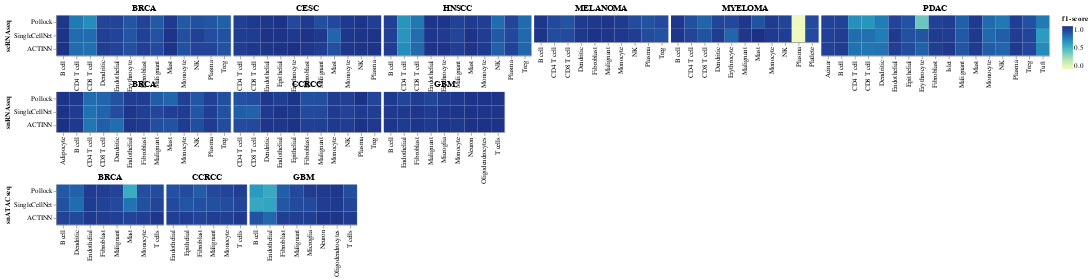

Write notebook code for a chart like this one.
### Code cell
# for dtype, d in pred_map.items():
d = pred_map['scRNAseq']
combined = None
for i, dtype in enumerate(dtype_order):
    d = pred_map[dtype]
    row = None
    for disease, m in d.items():
        df = build_f1_matrix(m)
        df['method'] = df.index.to_list()
        df = df.melt(id_vars=['method'])
        df.columns = ['method', 'cell type', 'f1-score']
        keep_x = True if i == len(pred_map) - 1 else False
        if row is None:
            row = get_cell_f1_heatmap(df, y_title=dtype, title=disease)
        else:
            row = alt.hconcat(row, get_cell_f1_heatmap(df, keep_y=False, title=disease), spacing=2)
            
    if combined is None:
        combined = row
    else:
        combined = alt.vconcat(combined, row, spacing=-35)
combined

### Figure 1 — Vega-Lite specification as saved in the notebook (floating-point values rounded to 4 significant figures)
{"config": {"view": {"continuousWidth": 400, "continuousHeight": 300}}, "vconcat": [{"vconcat": [{"hconcat": [{"hconcat": [{"hconcat": [{"hconcat": [{"hconcat": [{"data": {"name": "data-39964e702b437fd45ea69cd9dad00f1a"}, "mark": "rect", "encoding": {"color": {"type": "quantitative", "field": "f1-score"}, "x": {"type": "nominal", "field": "cell type", "title": ""}, "y": {"type": "nominal", "field": "method", "sort": ["Pollock"], "title": "scRNAseq"}}, "title": "BRCA"}, {"data": {"name": "data-47da8ca9fcfe01013e0a99031fb39e02"}, "mark": "rect", "encoding": {"color": {"type": "quantitative", "field": "f1-score"}, "x": {"type": "nominal", "field": "cell type", "title": ""}, "y": {"type": "nominal", "axis": null, "field": "method", "sort": ["Pollock"], "title": ""}}, "title": "CESC"}], "spacing": 2}, {"data": {"name": "data-61974b8d3fea1f0e4105abe06caaa574"}, "mark": "rect", "encoding": {"color": {"type": "quantitative", "field": "f1-score"}, "x": {"type": "nominal", "field": "cell type", "title": ""}, "y": {"type": "nominal", "axis": null, "field": "method", "sort": ["Pollock"], "title": ""}}, "title": "HNSCC"}], "spacing": 2}, {"data": {"name": "data-255375f0640e1d8aa31bccdd1e450cf1"}, "mark": "rect", "encoding": {"color": {"type": "quantitative", "field": "f1-score"}, "x": {"type": "nominal", "field": "cell type", "title": ""}, "y": {"type": "nominal", "axis": null, "field": "method", "sort": ["Pollock"], "title": ""}}, "title": "MELANOMA"}], "spacing": 2}, {"data": {"name": "data-4416a432e1360dabd7952b52431b20a7"}, "mark": "rect", "encoding": {"color": {"type": "quantitative", "field": "f1-score"}, "x": {"type": "nominal", "field": "cell type", "title": ""}, "y": {"type": "nominal", "axis": null, "field": "method", "sort": ["Pollock"], "title": ""}}, "title": "MYELOMA"}], "spacing": 2}, {"data": {"name": "data-abfecbab52ade8d6d69222c680bd7b1c"}, "mark": "rect", "encoding": {"color": {"type": "quantitative", "field": "f1-score"}, "x": {"type": "nominal", "field": "cell type", "title": ""}, "y": {"type": "nominal", "axis": null, "field": "method", "sort": ["Pollock"], "title": ""}}, "title": "PDAC"}], "spacing": 2}, {"hconcat": [{"hconcat": [{"data": {"name": "data-ad7c455fe91340244d2ee9becb1035f6"}, "mark": "rect", "encoding": {"color": {"type": "quantitative", "field": "f1-score"}, "x": {"type": "nominal", "field": "cell type", "title": ""}, "y": {"type": "nominal", "field": "method", "sort": ["Pollock"], "title": "snRNAseq"}}, "title": "BRCA"}, {"data": {"name": "data-9700ee2e45164831894a51f384ff7534"}, "mark": "rect", "encoding": {"color": {"type": "quantitative", "field": "f1-score"}, "x": {"type": "nominal", "field": "cell type", "title": ""}, "y": {"type": "nominal", "axis": null, "field": "method", "sort": ["Pollock"], "title": ""}}, "title": "CCRCC"}], "spacing": 2}, {"data": {"name": "data-a5d00d9034bec0935d96684305b57fa3"}, "mark": "rect", "encoding": {"color": {"type": "quantitative", "field": "f1-score"}, "x": {"type": "nominal", "field": "cell type", "title": ""}, "y": {"type": "nominal", "axis": null, "field": "method", "sort": ["Pollock"], "title": ""}}, "title": "GBM"}], "spacing": 2}], "spacing": -35}, {"hconcat": [{"hconcat": [{"data": {"name": "data-97c0888827293fa8a0ead4353bf859a8"}, "mark": "rect", "encoding": {"color": {"type": "quantitative", "field": "f1-score"}, "x": {"type": "nominal", "field": "cell type", "title": ""}, "y": {"type": "nominal", "field": "method", "sort": ["Pollock"], "title": "snATACseq"}}, "title": "BRCA"}, {"data": {"name": "data-4ac0d113edbe4f603cecb6eae0f0aab3"}, "mark": "rect", "encoding": {"color": {"type": "quantitative", "field": "f1-score"}, "x": {"type": "nominal", "field": "cell type", "title": ""}, "y": {"type": "nominal", "axis": null, "field": "method", "sort": ["Pollock"], "title": ""}}, "title": "CCRCC"}], "spacing": 2}, {"data": {"name": "data-af858f4e0358610adcd7033fa3d1651f"}, "mark": "rect", "encoding": {"color": {"type": "quantitative", "field": "f1-score"}, "x": {"type": "nominal", "field": "cell type", "title": ""}, "y": {"type": "nominal", "axis": null, "field": "method", "sort": ["Pollock"], "title": ""}}, "title": "GBM"}], "spacing": 2}], "spacing": -35, "$schema": "https://vega.github.io/schema/vega-lite/v4.8.1.json", "datasets": {"data-39964e702b437fd45ea69cd9dad00f1a": [{"method": "SingleCellNet", "cell type": "B cell", "f1-score": 0.9891}, {"method": "ACTINN", "cell type": "B cell", "f1-score": 0.994}, {"method": "Pollock", "cell type": "B cell", "f1-score": 0.975}, {"method": "SingleCellNet", "cell type": "CD4 T cell", "f1-score": 0.7697}, {"method": "ACTINN", "cell type": "CD4 T cell", "f1-score": 0.7735}, {"method": "Pollock", "cell type": "CD4 T cell", "f1-score": 0.7273}, {"method": "SingleCellNet", "cell type": "CD8 T cell", "f1-score": 0.7732}, {"method": "ACTINN", "cell type": "CD8 T cell", "f1-score": 0.7544}, {"method": "Pollock", "cell type": "CD8 T cell", "f1-score": 0.666}, {"method": "SingleCellNet", "cell type": "Dendritic", "f1-score": 0.9323}, {"method": "ACTINN", "cell type": "Dendritic", "f1-score": 0.9377}, {"method": "Pollock", "cell type": "Dendritic", "f1-score": 0.9114}, {"method": "SingleCellNet", "cell type": "Endothelial", "f1-score": 0.9158}, {"method": "ACTINN", "cell type": "Endothelial", "f1-score": 0.9225}, {"method": "Pollock", "cell type": "Endothelial", "f1-score": 0.9189}, {"method": "SingleCellNet", "cell type": "Erythrocyte", "f1-score": 0.8518}, {"method": "ACTINN", "cell type": "Erythrocyte", "f1-score": 0.87}, {"method": "Pollock", "cell type": "Erythrocyte", "f1-score": 0.8481}, {"method": "SingleCellNet", "cell type": "Fibroblast", "f1-score": 0.9258}, {"method": "ACTINN", "cell type": "Fibroblast", "f1-score": 0.9322}, {"method": "Pollock", "cell type": "Fibroblast", "f1-score": 0.9242}, {"method": "SingleCellNet", "cell type": "Malignant", "f1-score": 0.8607}, {"method": "ACTINN", "cell type": "Malignant", "f1-score": 0.8878}, {"method": "Pollock", "cell type": "Malignant", "f1-score": 0.8406}, {"method": "SingleCellNet", "cell type": "Mast", "f1-score": 0.986}, {"method": "ACTINN", "cell type": "Mast", "f1-score": 0.9815}, {"method": "Pollock", "cell type": "Mast", "f1-score": 0.961}, {"method": "SingleCellNet", "cell type": "Monocyte", "f1-score": 0.8716}, {"method": "ACTINN", "cell type": "Monocyte", "f1-score": 0.8661}, {"method": "Pollock", "cell type": "Monocyte", "f1-score": 0.8359}, {"method": "SingleCellNet", "cell type": "NK", "f1-score": 0.9292}, {"method": "ACTINN", "cell type": "NK", "f1-score": 0.9164}, {"method": "Pollock", "cell type": "NK", "f1-score": 0.8665}, {"method": "SingleCellNet", "cell type": "Plasma", "f1-score": 0.8782}, {"method": "ACTINN", "cell type": "Plasma", "f1-score": 0.9133}, {"method": "Pollock", "cell type": "Plasma", "f1-score": 0.8506}, {"method": "SingleCellNet", "cell type": "Treg", "f1-score": 0.8647}, {"method": "ACTINN", "cell type": "Treg", "f1-score": 0.8606}, {"method": "Pollock", "cell type": "Treg", "f1-score": 0.8156}], "data-47da8ca9fcfe01013e0a99031fb39e02": [{"method": "SingleCellNet", "cell type": "CD4 T cell", "f1-score": 0.9456}, {"method": "ACTINN", "cell type": "CD4 T cell", "f1-score": 0.9461}, {"method": "Pollock", "cell type": "CD4 T cell", "f1-score": 0.9382}, {"method": "SingleCellNet", "cell type": "CD8 T cell", "f1-score": 0.9518}, {"method": "ACTINN", "cell type": "CD8 T cell", "f1-score": 0.9659}, {"method": "Pollock", "cell type": "CD8 T cell", "f1-score": 0.9645}, {"method": "SingleCellNet", "cell type": "Endothelial", "f1-score": 0.9914}, {"method": "ACTINN", "cell type": "Endothelial", "f1-score": 0.978}, {"method": "Pollock", "cell type": "Endothelial", "f1-score": 0.9736}, {"method": "SingleCellNet", "cell type": "Epithelial", "f1-score": 0.99}, {"method": "ACTINN", "cell type": "Epithelial", "f1-score": 0.9901}, {"method": "Pollock", "cell type": "Epithelial", "f1-score": 0.9891}, {"method": "SingleCellNet", "cell type": "Erythrocyte", "f1-score": 0.9655}, {"method": "ACTINN", "cell type": "Erythrocyte", "f1-score": 1.0}, {"method": "Pollock", "cell type": "Erythrocyte", "f1-score": 0.8966}, {"method": "SingleCellNet", "cell type": "Fibroblast", "f1-score": 0.9909}, {"method": "ACTINN", "cell type": "Fibroblast", "f1-score": 0.9755}, {"method": "Pollock", "cell type": "Fibroblast", "f1-score": 0.9586}, {"method": "SingleCellNet", "cell type": "Malignant", "f1-score": 0.9654}, {"method": "ACTINN", "cell type": "Malignant", "f1-score": 0.9459}, {"method": "Pollock", "cell type": "Malignant", "f1-score": 0.8798}, {"method": "SingleCellNet", "cell type": "Mast", "f1-score": 0.7887}, {"method": "ACTINN", "cell type": "Mast", "f1-score": 0.871}, {"method": "Pollock", "cell type": "Mast", "f1-score": 0.9}, {"method": "SingleCellNet", "cell type": "Monocyte", "f1-score": 0.9736}, {"method": "ACTINN", "cell type": "Monocyte", "f1-score": 0.9714}, {"method": "Pollock", "cell type": "Monocyte", "f1-score": 0.9649}, {"method": "SingleCellNet", "cell type": "NK", "f1-score": 0.9838}, {"method": "ACTINN", "cell type": "NK", "f1-score": 0.984}, {"method": "Pollock", "cell type": "NK", "f1-score": 0.9771}, {"method": "SingleCellNet", "cell type": "Plasma", "f1-score": 0.985}, {"method": "ACTINN", "cell type": "Plasma", "f1-score": 0.9841}, {"method": "Pollock", "cell type": "Plasma", "f1-score": 0.9377}], "data-61974b8d3fea1f0e4105abe06caaa574": [{"method": "SingleCellNet", "cell type": "B cell", "f1-score": 0.9355}, {"method": "ACTINN", "cell type": "B cell", "f1-score": 0.9441}, {"method": "Pollock", "cell type": "B cell", "f1-score": 0.9342}, {"method": "SingleCellNet", "cell type": "CD4 T cell", "f1-score": 0.6315}, {"method": "ACTINN", "cell type": "CD4 T cell", "f1-score": 0.6615}, {"method": "Pollock", "cell type": "CD4 T cell", "f1-score": 0.6322}, {"method": "SingleCellNet", "cell type": "CD8 T cell", "f1-score": 0.7681}, {"method": "ACTINN", "cell type": "CD8 T cell", "f1-score": 0.7753}, {"method": "Pollock", "cell type": "CD8 T cell", "f1-score": 0.7307}, {"method": "SingleCellNet", "cell type": "Endothelial", "f1-score": 0.9751}, {"method": "ACTINN", "cell type": "Endothelial", "f1-score": 0.981}, {"method": "Pollock", "cell type": "Endothelial", "f1-score": 0.977}, {"method": "SingleCellNet", "cell type": "Erythrocyte", "f1-score": 0.9602}, {"method": "ACTINN", "cell type": "Erythrocyte", "f1-score": 0.9849}, {"method": "Pollock", "cell type": "Erythrocyte", "f1-score": 0.9799}, {"method": "SingleCellNet", "cell type": "Malignant", "f1-score": 0.9116}, {"method": "ACTINN", "cell type": "Malignant", "f1-score": 0.9409}, {"method": "Pollock", "cell type": "Malignant", "f1-score": 0.9219}, {"method": "SingleCellNet", "cell type": "Mast", "f1-score": 0.9861}, {"method": "ACTINN", "cell type": "Mast", "f1-score": 0.9869}, {"method": "Pollock", "cell type": "Mast", "f1-score": 0.9541}, {"method": "SingleCellNet", "cell type": "Monocyte", "f1-score": 0.9456}, {"method": "ACTINN", "cell type": "Monocyte", "f1-score": 0.9563}, {"method": "Pollock", "cell type": "Monocyte", "f1-score": 0.9422}, {"method": "SingleCellNet", "cell type": "NK", "f1-score": 0.8363}, {"method": "ACTINN", "cell type": "NK", "f1-score": 0.8152}, {"method": "Pollock", "cell type": "NK", "f1-score": 0.7721}, {"method": "SingleCellNet", "cell type": "Plasma", "f1-score": 0.8988}, {"method": "ACTINN", "cell type": "Plasma", "f1-score": 0.9245}, {"method": "Pollock", "cell type": "Plasma", "f1-score": 0.912}, {"method": "SingleCellNet", "cell type": "Treg", "f1-score": 0.7851}, {"method": "ACTINN", "cell type": "Treg", "f1-score": 0.7897}, {"method": "Pollock", "cell type": "Treg", "f1-score": 0.7786}], "data-255375f0640e1d8aa31bccdd1e450cf1": [{"method": "SingleCellNet", "cell type": "B cell", "f1-score": 0.9821}, {"method": "Pollock", "cell type": "B cell", "f1-score": 0.9739}, {"method": "SingleCellNet", "cell type": "CD4 T cell", "f1-score": 0.8873}, {"method": "Pollock", "cell type": "CD4 T cell", "f1-score": 0.8915}, {"method": "SingleCellNet", "cell type": "CD8 T cell", "f1-score": 0.8902}, {"method": "Pollock", "cell type": "CD8 T cell", "f1-score": 0.8533}, {"method": "SingleCellNet", "cell type": "Dendritic", "f1-score": 0.9689}, {"method": "Pollock", "cell type": "Dendritic", "f1-score": 0.9549}, {"method": "SingleCellNet", "cell type": "Fibroblast", "f1-score": 0.9898}, {"method": "Pollock", "cell type": "Fibroblast", "f1-score": 0.9697}, {"method": "SingleCellNet", "cell type": "Malignant", "f1-score": 0.9791}, {"method": "Pollock", "cell type": "Malignant", "f1-score": 0.9791}, {"method": "SingleCellNet", "cell type": "Monocyte", "f1-score": 0.9659}, {"method": "Pollock", "cell type": "Monocyte", "f1-score": 0.9529}, {"method": "SingleCellNet", "cell type": "NK", "f1-score": 0.9469}, {"method": "Pollock", "cell type": "NK", "f1-score": 0.8854}, {"method": "SingleCellNet", "cell type": "Plasma", "f1-score": 0.8824}, {"method": "Pollock", "cell type": "Plasma", "f1-score": 0.8571}, {"method": "SingleCellNet", "cell type": "Treg", "f1-score": 0.8657}, {"method": "Pollock", "cell type": "Treg", "f1-score": 0.8889}], "data-4416a432e1360dabd7952b52431b20a7": [{"method": "SingleCellNet", "cell type": "B cell", "f1-score": 0.9769}, {"method": "Pollock", "cell type": "B cell", "f1-score": 0.9717}, {"method": "SingleCellNet", "cell type": "CD4 T cell", "f1-score": 0.9091}, {"method": "Pollock", "cell type": "CD4 T cell", "f1-score": 0.8721}, {"method": "SingleCellNet", "cell type": "CD8 T cell", "f1-score": 0.8591}, {"method": "Pollock", "cell type": "CD8 T cell", "f1-score": 0.7964}, {"method": "SingleCellNet", "cell type": "Dendritic", "f1-score": 0.9441}, {"method": "Pollock", "cell type": "Dendritic", "f1-score": 0.9081}, {"method": "SingleCellNet", "cell type": "Erythrocyte", "f1-score": 0.7907}, {"method": "Pollock", "cell type": "Erythrocyte", "f1-score": 0.9}, {"method": "SingleCellNet", "cell type": "Malignant", "f1-score": 0.9729}, {"method": "Pollock", "cell type": "Malignant", "f1-score": 0.9749}, {"method": "SingleCellNet", "cell type": "Mast", "f1-score": 1.0}, {"method": "Pollock", "cell type": "Mast", "f1-score": 0.8571}, {"method": "SingleCellNet", "cell type": "Monocyte", "f1-score": 0.9602}, {"method": "Pollock", "cell type": "Monocyte", "f1-score": 0.9494}, {"method": "SingleCellNet", "cell type": "NK", "f1-score": 0.9388}, {"method": "Pollock", "cell type": "NK", "f1-score": 0.9084}, {"method": "SingleCellNet", "cell type": "Plasma", "f1-score": 0.0}, {"method": "Pollock", "cell type": "Plasma", "f1-score": 0.0}, {"method": "SingleCellNet", "cell type": "Platlete", "f1-score": 0.8889}, {"method": "Pollock", "cell type": "Platlete", "f1-score": 0.8889}], "data-abfecbab52ade8d6d69222c680bd7b1c": [{"method": "SingleCellNet", "cell type": "Acinar", "f1-score": 0.9259}, {"method": "ACTINN", "cell type": "Acinar", "f1-score": 0.9273}, {"method": "Pollock", "cell type": "Acinar", "f1-score": 0.9207}, {"method": "SingleCellNet", "cell type": "B cell", "f1-score": 0.9473}, {"method": "ACTINN", "cell type": "B cell", "f1-score": 0.9467}, {"method": "Pollock", "cell type": "B cell", "f1-score": 0.9206}, {"method": "SingleCellNet", "cell type": "CD4 T cell", "f1-score": 0.7632}, {"method": "ACTINN", "cell type": "CD4 T cell", "f1-score": 0.7524}, {"method": "Pollock", "cell type": "CD4 T cell", "f1-score": 0.6508}, {"method": "SingleCellNet", "cell type": "CD8 T cell", "f1-score": 0.7556}, {"method": "ACTINN", "cell type": "CD8 T cell", "f1-score": 0.7361}, {"method": "Pollock", "cell type": "CD8 T cell", "f1-score": 0.6331}, {"method": "SingleCellNet", "cell type": "Dendritic", "f1-score": 0.716}, {"method": "ACTINN", "cell type": "Dendritic", "f1-score": 0.7475}, {"method": "Pollock", "cell type": "Dendritic", "f1-score": 0.7154}, {"method": "SingleCellNet", "cell type": "Endothelial", "f1-score": 0.9538}, {"method": "ACTINN", "cell type": "Endothelial", "f1-score": 0.9464}, {"method": "Pollock", "cell type": "Endothelial", "f1-score": 0.9183}, {"method": "SingleCellNet", "cell type": "Epithelial", "f1-score": 0.865}, {"method": "ACTINN", "cell type": "Epithelial", "f1-score": 0.8805}, {"method": "Pollock", "cell type": "Epithelial", "f1-score": 0.862}, {"method": "SingleCellNet", "cell type": "Erythrocyte", "f1-score": 0.8551}, {"method": "ACTINN", "cell type": "Erythrocyte", "f1-score": 0.8061}, {"method": "Pollock", "cell type": "Erythrocyte", "f1-score": 0.3929}, {"method": "SingleCellNet", "cell type": "Fibroblast", "f1-score": 0.9515}, {"method": "ACTINN", "cell type": "Fibroblast", "f1-score": 0.9378}, {"method": "Pollock", "cell type": "Fibroblast", "f1-score": 0.9257}, {"method": "SingleCellNet", "cell type": "Islet", "f1-score": 0.9466}, {"method": "ACTINN", "cell type": "Islet", "f1-score": 0.9639}, {"method": "Pollock", "cell type": "Islet", "f1-score": 0.9434}, {"method": "SingleCellNet", "cell type": "Malignant", "f1-score": 0.8388}, {"method": "ACTINN", "cell type": "Malignant", "f1-score": 0.8487}, {"method": "Pollock", "cell type": "Malignant", "f1-score": 0.8154}, {"method": "SingleCellNet", "cell type": "Mast", "f1-score": 0.9639}, {"method": "ACTINN", "cell type": "Mast", "f1-score": 0.9565}, {"method": "Pollock", "cell type": "Mast", "f1-score": 0.9526}, {"method": "SingleCellNet", "cell type": "Monocyte", "f1-score": 0.7803}, {"method": "ACTINN", "cell type": "Monocyte", "f1-score": 0.8188}, {"method": "Pollock", "cell type": "Monocyte", "f1-score": 0.7778}, {"method": "SingleCellNet", "cell type": "NK", "f1-score": 0.8167}, {"method": "ACTINN", "cell type": "NK", "f1-score": 0.7919}, {"method": "Pollock", "cell type": "NK", "f1-score": 0.7318}, {"method": "SingleCellNet", "cell type": "Plasma", "f1-score": 0.9451}, {"method": "ACTINN", "cell type": "Plasma", "f1-score": 0.9533}, {"method": "Pollock", "cell type": "Plasma", "f1-score": 0.9357}, {"method": "SingleCellNet", "cell type": "Treg", "f1-score": 0.9095}, {"method": "ACTINN", "cell type": "Treg", "f1-score": 0.9038}, {"method": "Pollock", "cell type": "Treg", "f1-score": 0.8659}, {"method": "SingleCellNet", "cell type": "Tuft", "f1-score": 0.6122}, {"method": "ACTINN", "cell type": "Tuft", "f1-score": 0.6667}, {"method": "Pollock", "cell type": "Tuft", "f1-score": 0.7273}], "data-ad7c455fe91340244d2ee9becb1035f6": [{"method": "SingleCellNet", "cell type": "Adipocyte", "f1-score": 0.9937}, {"method": "ACTINN", "cell type": "Adipocyte", "f1-score": 1.0}, {"method": "Pollock", "cell type": "Adipocyte", "f1-score": 0.9809}, {"method": "SingleCellNet", "cell type": "B cell", "f1-score": 0.9503}, {"method": "ACTINN", "cell type": "B cell", "f1-score": 0.965}, {"method": "Pollock", "cell type": "B cell", "f1-score": 0.9629}, {"method": "SingleCellNet", "cell type": "CD4 T cell", "f1-score": 0.7551}, {"method": "ACTINN", "cell type": "CD4 T cell", "f1-score": 0.7376}, {"method": "Pollock", "cell type": "CD4 T cell", "f1-score": 0.7659}, {"method": "SingleCellNet", "cell type": "CD8 T cell", "f1-score": 0.7962}, {"method": "ACTINN", "cell type": "CD8 T cell", "f1-score": 0.8135}, {"method": "Pollock", "cell type": "CD8 T cell", "f1-score": 0.7888}, {"method": "SingleCellNet", "cell type": "Dendritic", "f1-score": 0.8824}, {"method": "ACTINN", "cell type": "Dendritic", "f1-score": 0.7647}, {"method": "Pollock", "cell type": "Dendritic", "f1-score": 0.8571}, {"method": "SingleCellNet", "cell type": "Endothelial", "f1-score": 0.9777}, {"method": "ACTINN", "cell type": "Endothelial", "f1-score": 0.9724}, {"method": "Pollock", "cell type": "Endothelial", "f1-score": 0.9434}, {"method": "SingleCellNet", "cell type": "Fibroblast", "f1-score": 0.9414}, {"method": "ACTINN", "cell type": "Fibroblast", "f1-score": 0.9577}, {"method": "Pollock", "cell type": "Fibroblast", "f1-score": 0.9439}, {"method": "SingleCellNet", "cell type": "Malignant", "f1-score": 0.9029}, {"method": "ACTINN", "cell type": "Malignant", "f1-score": 0.8756}, {"method": "Pollock", "cell type": "Malignant", "f1-score": 0.8228}, {"method": "SingleCellNet", "cell type": "Mast", "f1-score": 0.936}, {"method": "ACTINN", "cell type": "Mast", "f1-score": 0.8571}, {"method": "Pollock", "cell type": "Mast", "f1-score": 0.791}, {"method": "SingleCellNet", "cell type": "Monocyte", "f1-score": 0.951}, {"method": "ACTINN", "cell type": "Monocyte", "f1-score": 0.9493}, {"method": "Pollock", "cell type": "Monocyte", "f1-score": 0.9335}, {"method": "SingleCellNet", "cell type": "NK", "f1-score": 0.8488}, {"method": "ACTINN", "cell type": "NK", "f1-score": 0.8733}, {"method": "Pollock", "cell type": "NK", "f1-score": 0.8493}, {"method": "SingleCellNet", "cell type": "Plasma", "f1-score": 0.9409}, {"method": "ACTINN", "cell type": "Plasma", "f1-score": 0.9481}, {"method": "Pollock", "cell type": "Plasma", "f1-score": 0.9279}, {"method": "SingleCellNet", "cell type": "Treg", "f1-score": 0.8644}, {"method": "ACTINN", "cell type": "Treg", "f1-score": 0.8813}, {"method": "Pollock", "cell type": "Treg", "f1-score": 0.8694}], "data-9700ee2e45164831894a51f384ff7534": [{"method": "SingleCellNet", "cell type": "CD4 T cell", "f1-score": 0.8178}, {"method": "ACTINN", "cell type": "CD4 T cell", "f1-score": 0.8832}, {"method": "Pollock", "cell type": "CD4 T cell", "f1-score": 0.8591}, {"method": "SingleCellNet", "cell type": "CD8 T cell", "f1-score": 0.8064}, {"method": "ACTINN", "cell type": "CD8 T cell", "f1-score": 0.8956}, {"method": "Pollock", "cell type": "CD8 T cell", "f1-score": 0.8761}, {"method": "SingleCellNet", "cell type": "Dendritic", "f1-score": 0.96}, {"method": "ACTINN", "cell type": "Dendritic", "f1-score": 0.9803}, {"method": "Pollock", "cell type": "Dendritic", "f1-score": 0.9677}, {"method": "SingleCellNet", "cell type": "Endothelial", "f1-score": 0.9817}, {"method": "ACTINN", "cell type": "Endothelial", "f1-score": 0.9713}, {"method": "Pollock", "cell type": "Endothelial", "f1-score": 0.943}, {"method": "SingleCellNet", "cell type": "Epithelial", "f1-score": 0.9698}, {"method": "ACTINN", "cell type": "Epithelial", "f1-score": 0.995}, {"method": "Pollock", "cell type": "Epithelial", "f1-score": 0.9828}, {"method": "SingleCellNet", "cell type": "Fibroblast", "f1-score": 0.8898}, {"method": "ACTINN", "cell type": "Fibroblast", "f1-score": 0.935}, {"method": "Pollock", "cell type": "Fibroblast", "f1-score": 0.8679}, {"method": "SingleCellNet", "cell type": "Malignant", "f1-score": 0.8947}, {"method": "ACTINN", "cell type": "Malignant", "f1-score": 0.9301}, {"method": "Pollock", "cell type": "Malignant", "f1-score": 0.8784}, {"method": "SingleCellNet", "cell type": "Monocyte", "f1-score": 0.9575}, {"method": "ACTINN", "cell type": "Monocyte", "f1-score": 0.9632}, {"method": "Pollock", "cell type": "Monocyte", "f1-score": 0.9478}, {"method": "SingleCellNet", "cell type": "NK", "f1-score": 0.9211}, {"method": "ACTINN", "cell type": "NK", "f1-score": 0.9463}, {"method": "Pollock", "cell type": "NK", "f1-score": 0.9331}, {"method": "SingleCellNet", "cell type": "Plasma", "f1-score": 0.96}, {"method": "ACTINN", "cell type": "Plasma", "f1-score": 0.9899}, {"method": "Pollock", "cell type": "Plasma", "f1-score": 0.9899}, {"method": "SingleCellNet", "cell type": "Treg", "f1-score": 0.9375}, {"method": "ACTINN", "cell type": "Treg", "f1-score": 0.9641}, {"method": "Pollock", "cell type": "Treg", "f1-score": 0.9098}], "data-a5d00d9034bec0935d96684305b57fa3": [{"method": "SingleCellNet", "cell type": "B cell", "f1-score": 0.9655}, {"method": "ACTINN", "cell type": "B cell", "f1-score": 0.9753}, {"method": "Pollock", "cell type": "B cell", "f1-score": 0.9535}, {"method": "SingleCellNet", "cell type": "Endothelial", "f1-score": 0.9655}, {"method": "ACTINN", "cell type": "Endothelial", "f1-score": 0.9559}, {"method": "Pollock", "cell type": "Endothelial", "f1-score": 0.9087}, {"method": "SingleCellNet", "cell type": "Fibroblast", "f1-score": 0.9757}, {"method": "ACTINN", "cell type": "Fibroblast", "f1-score": 0.9777}, {"method": "Pollock", "cell type": "Fibroblast", "f1-score": 0.944}, {"method": "SingleCellNet", "cell type": "Malignant", "f1-score": 0.9487}, {"method": "ACTINN", "cell type": "Malignant", "f1-score": 0.9586}, {"method": "Pollock", "cell type": "Malignant", "f1-score": 0.9089}, {"method": "SingleCellNet", "cell type": "Microglia", "f1-score": 0.9712}, {"method": "ACTINN", "cell type": "Microglia", "f1-score": 0.9801}, {"method": "Pollock", "cell type": "Microglia", "f1-score": 0.9479}, {"method": "SingleCellNet", "cell type": "Monocyte", "f1-score": 0.9818}, {"method": "ACTINN", "cell type": "Monocyte", "f1-score": 0.9643}, {"method": "Pollock", "cell type": "Monocyte", "f1-score": 0.9643}, {"method": "SingleCellNet", "cell type": "Neuron", "f1-score": 0.9899}, {"method": "ACTINN", "cell type": "Neuron", "f1-score": 0.993}, {"method": "Pollock", "cell type": "Neuron", "f1-score": 0.9879}, {"method": "SingleCellNet", "cell type": "Oligodendrocytes", "f1-score": 0.988}, {"method": "ACTINN", "cell type": "Oligodendrocytes", "f1-score": 0.994}, {"method": "Pollock", "cell type": "Oligodendrocytes", "f1-score": 0.9849}, {"method": "SingleCellNet", "cell type": "T cells", "f1-score": 0.9881}, {"method": "ACTINN", "cell type": "T cells", "f1-score": 0.991}, {"method": "Pollock", "cell type": "T cells", "f1-score": 0.9809}], "data-97c0888827293fa8a0ead4353bf859a8": [{"method": "SingleCellNet", "cell type": "B cell", "f1-score": 0.8641}, {"method": "ACTINN", "cell type": "B cell", "f1-score": 0.9249}, {"method": "Pollock", "cell type": "B cell", "f1-score": 0.8391}, {"method": "SingleCellNet", "cell type": "Dendritic", "f1-score": 0.7712}, {"method": "ACTINN", "cell type": "Dendritic", "f1-score": 0.8937}, {"method": "Pollock", "cell type": "Dendritic", "f1-score": 0.8041}, {"method": "SingleCellNet", "cell type": "Endothelial", "f1-score": 0.9478}, {"method": "ACTINN", "cell type": "Endothelial", "f1-score": 0.9624}, {"method": "Pollock", "cell type": "Endothelial", "f1-score": 0.9514}, {"method": "SingleCellNet", "cell type": "Fibroblast", "f1-score": 0.921}, {"method": "ACTINN", "cell type": "Fibroblast", "f1-score": 0.9463}, {"method": "Pollock", "cell type": "Fibroblast", "f1-score": 0.9358}, {"method": "SingleCellNet", "cell type": "Malignant", "f1-score": 0.8938}, {"method": "ACTINN", "cell type": "Malignant", "f1-score": 0.9299}, {"method": "Pollock", "cell type": "Malignant", "f1-score": 0.9162}, {"method": "SingleCellNet", "cell type": "Mast", "f1-score": 0.75}, {"method": "ACTINN", "cell type": "Mast", "f1-score": 0.9189}, {"method": "Pollock", "cell type": "Mast", "f1-score": 0.5417}, {"method": "SingleCellNet", "cell type": "Monocyte", "f1-score": 0.8649}, {"method": "ACTINN", "cell type": "Monocyte", "f1-score": 0.9309}, {"method": "Pollock", "cell type": "Monocyte", "f1-score": 0.873}, {"method": "SingleCellNet", "cell type": "T cells", "f1-score": 0.9126}, {"method": "ACTINN", "cell type": "T cells", "f1-score": 0.9705}, {"method": "Pollock", "cell type": "T cells", "f1-score": 0.8831}], "data-4ac0d113edbe4f603cecb6eae0f0aab3": [{"method": "SingleCellNet", "cell type": "Endothelial", "f1-score": 0.8932}, {"method": "ACTINN", "cell type": "Endothelial", "f1-score": 0.9402}, {"method": "Pollock", "cell type": "Endothelial", "f1-score": 0.8637}, {"method": "SingleCellNet", "cell type": "Epithelial", "f1-score": 0.8487}, {"method": "ACTINN", "cell type": "Epithelial", "f1-score": 0.9387}, {"method": "Pollock", "cell type": "Epithelial", "f1-score": 0.8814}, {"method": "SingleCellNet", "cell type": "Fibroblast", "f1-score": 0.869}, {"method": "ACTINN", "cell type": "Fibroblast", "f1-score": 0.9179}, {"method": "Pollock", "cell type": "Fibroblast", "f1-score": 0.8299}, {"method": "SingleCellNet", "cell type": "Malignant", "f1-score": 0.8683}, {"method": "ACTINN", "cell type": "Malignant", "f1-score": 0.9389}, {"method": "Pollock", "cell type": "Malignant", "f1-score": 0.8965}, {"method": "SingleCellNet", "cell type": "Monocyte", "f1-score": 0.8849}, {"method": "ACTINN", "cell type": "Monocyte", "f1-score": 0.9339}, {"method": "Pollock", "cell type": "Monocyte", "f1-score": 0.9089}, {"method": "SingleCellNet", "cell type": "T cells", "f1-score": 0.913}, {"method": "ACTINN", "cell type": "T cells", "f1-score": 0.9618}, {"method": "Pollock", "cell type": "T cells", "f1-score": 0.942}], "data-af858f4e0358610adcd7033fa3d1651f": [{"method": "SingleCellNet", "cell type": "B cell", "f1-score": 0.5618}, {"method": "ACTINN", "cell type": "B cell", "f1-score": 0.8571}, {"method": "Pollock", "cell type": "B cell", "f1-score": 0.613}, {"method": "SingleCellNet", "cell type": "Endothelial", "f1-score": 0.5714}, {"method": "ACTINN", "cell type": "Endothelial", "f1-score": 0.7826}, {"method": "Pollock", "cell type": "Endothelial", "f1-score": 0.549}, {"method": "SingleCellNet", "cell type": "Fibroblast", "f1-score": 0.8421}, {"method": "ACTINN", "cell type": "Fibroblast", "f1-score": 0.9378}, {"method": "Pollock", "cell type": "Fibroblast", "f1-score": 0.814}, {"method": "SingleCellNet", "cell type": "Malignant", "f1-score": 0.8889}, {"method": "ACTINN", "cell type": "Malignant", "f1-score": 0.9426}, {"method": "Pollock", "cell type": "Malignant", "f1-score": 0.8911}, {"method": "SingleCellNet", "cell type": "Microglia", "f1-score": 0.8922}, {"method": "ACTINN", "cell type": "Microglia", "f1-score": 0.9423}, {"method": "Pollock", "cell type": "Microglia", "f1-score": 0.9468}, {"method": "SingleCellNet", "cell type": "Neuron", "f1-score": 0.9463}, {"method": "ACTINN", "cell type": "Neuron", "f1-score": 0.982}, {"method": "Pollock", "cell type": "Neuron", "f1-score": 0.9563}, {"method": "SingleCellNet", "cell type": "Oligodendrocytes", "f1-score": 0.9536}, {"method": "ACTINN", "cell type": "Oligodendrocytes", "f1-score": 0.9792}, {"method": "Pollock", "cell type": "Oligodendrocytes", "f1-score": 0.9672}, {"method": "SingleCellNet", "cell type": "T cells", "f1-score": 0.91}, {"method": "ACTINN", "cell type": "T cells", "f1-score": 0.9507}, {"method": "Pollock", "cell type": "T cells", "f1-score": 0.8797}]}}
